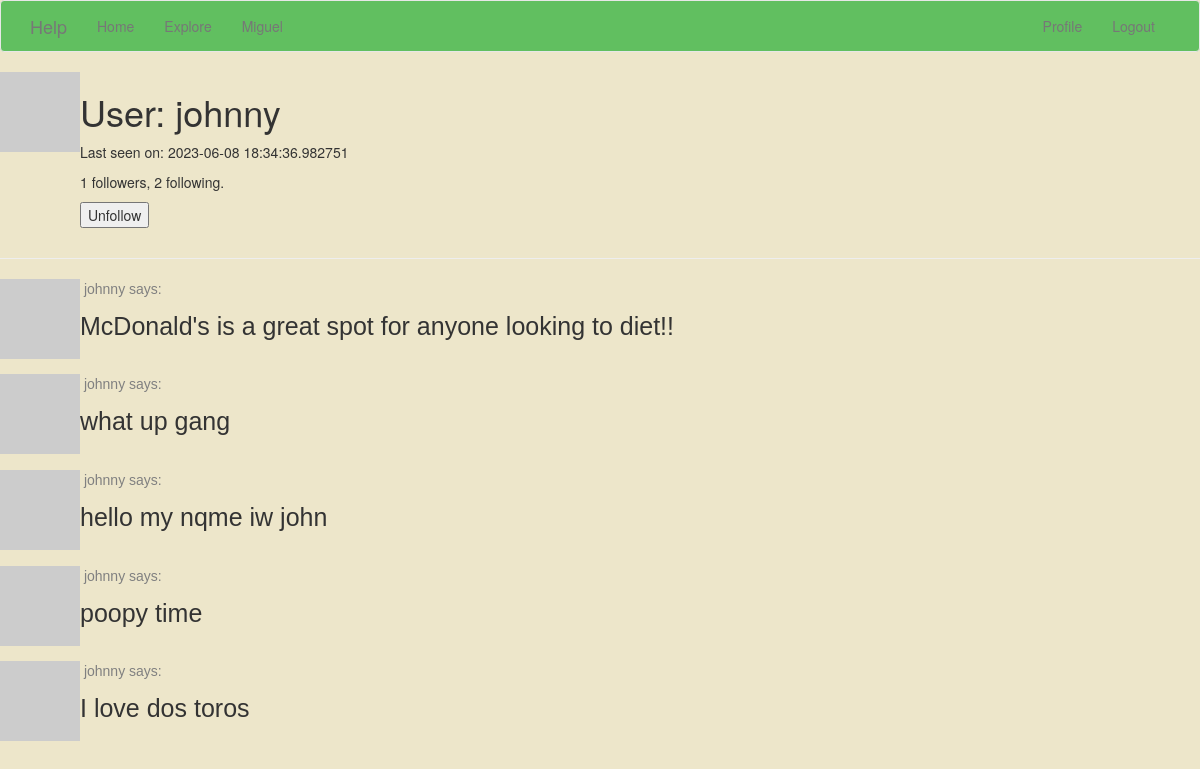
/user/johnny (signed in), run on the app's committed database.
### app/models.py (models this page shows, shortened)
class User(UserMixin, db.Model):
    id = db.Column(db.Integer, primary_key=True)
    username = db.Column(db.String(64), index=True, unique=True)
    email = db.Column(db.String(120), index=True, unique=True)
    password_hash = db.Column(db.String(128))
    posts = db.relationship('Post', backref='author', lazy='dynamic')
    about_me = db.Column(db.String(140))
    last_seen = db.Column(db.DateTime, default=datetime.utcnow)
    followed = db.relationship(
        'User', secondary=followers,
        primaryjoin=(followers.c.follower_id == id),
        secondaryjoin=(followers.c.followed_id == id),
        backref=db.backref('followers', lazy='dynamic'), lazy='dynamic')
    def avatar(self, size):
        digest = md5(self.email.lower().encode('utf-8')).hexdigest()
        return 'https://www.gravatar.com/avatar/729e26a2a2c7ff24a71958d4aa4e5f35'.format(
            digest, size)
    def is_following(self, user):
        return self.followed.filter(
            followers.c.followed_id == user.id).count() > 0

class Post(db.Model):
    id = db.Column(db.Integer, primary_key=True)
    body = db.Column(db.String(140))
    timestamp = db.Column(db.DateTime, index=True, default=datetime.utcnow)
    user_id = db.Column(db.Integer, db.ForeignKey('user.id'))
    rating = db.Column(db.Integer, default=0)

### app/routes.py (the view)
@app.route('/user/<username>')
@login_required
def user(username):
    user = User.query.filter_by(username=username).first_or_404()
    page = request.args.get('page', 1, type=int)
    posts = user.posts.order_by(Post.timestamp.desc()).paginate(
        page=page, per_page=app.config['POSTS_PER_PAGE'], error_out=False)
    next_url = url_for('user', username=user.username, page=posts.next_num) \
        if posts.has_next else None
    prev_url = url_for('user', username=user.username, page=posts.prev_num) \
        if posts.has_prev else None
    form = EmptyForm()
    return render_template('user.html', user=user, posts=posts.items,
                           next_url=next_url, prev_url=prev_url, form=form)

### app/forms.py
class EmptyForm(FlaskForm):
    submit = SubmitField('Submit')

### app/models.py (called while the page is built)
@login.user_loader
def load_user(id):
    return User.query.get(int(id))

### app/routes.py (called while the page is built)
@app.before_request
def before_request():
    if current_user.is_authenticated:
        current_user.last_seen = datetime.utcnow()
        db.session.commit()

### app/templates/user.html (shortened to what this page needs)
{% extends "base.html" %}
{% block content %}
    <table>
        <tr valign="top">
            <td><img src="{{ user.avatar(128) }}"></td>
            <td>
                <h1>User: {{ user.username }}</h1>
                {% if user.last_seen %}<p>Last seen on: {{ user.last_seen }}</p>{% endif %}
                <p>{{ user.followers.count() }} followers, {{ user.followed.count() }} following.</p>
                {% if user == current_user %}
                <p><a href="{{ url_for('edit_profile') }}">Edit your profile</a></p>
                {% else %}
                <p>
                    <form action="{{ url_for('unfollow', username=user.username) }}" method="post">
                        {{ form.submit(value='Unfollow') }}
                    </form>
                </p>
                {% endif %}
            </td>
        </tr>
    </table>
    <hr>
    {% for post in posts %}
        {% include '_post.html' %}
    {% endfor %}
{% endblock %}

### app/templates/_post.html (shortened to what this page needs)
    <table>
        <tr valign="top">
            <td><img src="{{ post.author.avatar(36) }}"></td>
            <td>
                <a href="{{ url_for('user', username=post.author.username) }}">
                    <p style="font-family: Helvetica; color: grey" >&nbsp{{ post.author.username }} says:</p>
                </a>
              <body style="background-color:#ede6ca;">
              <p style="font-family: Helvetica; font-size: 25px"> {{ post.body }} </p>
              <br>
              </body>
            </td>
        </tr>
    </table>

### data on the page
User: username "johnny", last_seen "2023-06-08 18:34:36.982751"
Post: author.username "johnny", body "McDonald's is a great spot for anyone looking to diet!!"
Post: author.username "johnny", body "what up gang"
Post: author.username "johnny", body "hello my nqme iw john"
Post: author.username "johnny", body "poopy time"
Post: author.username "johnny", body "I love dos toros"

### other printed values
{{ user.followers.count() }} "1"
{{ user.followed.count() }} "2"
